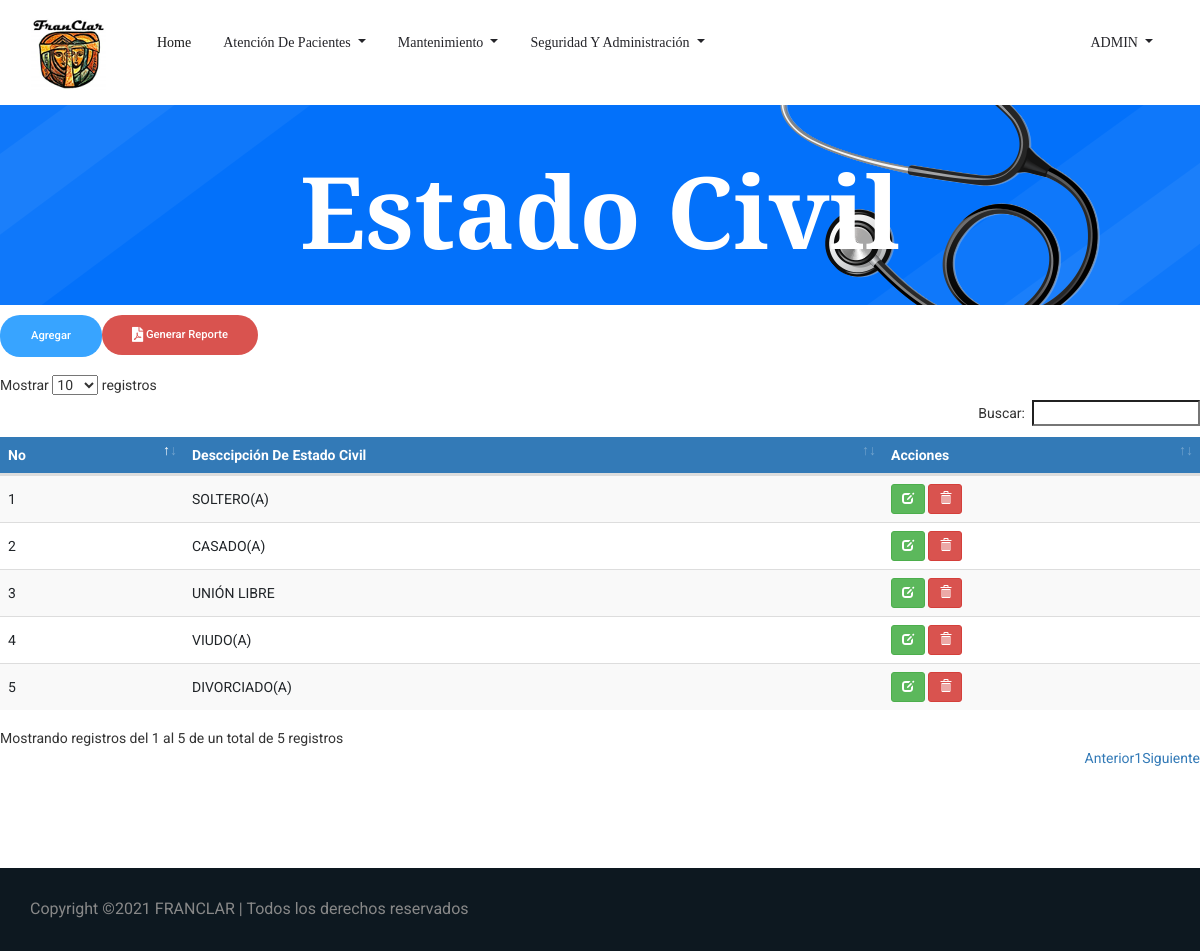
The page /Estado_Civil.php (signed in) on the database its author committed.
### tables this page shows
CREATE TABLE `tbl_estado_civil` (
  `ID_Est_Civil` int(3) NOT NULL,
  `Descripcion_est_civil` varchar(15) NOT NULL
);

### Estado_Civil.php (the view, shortened to what this page needs)
<!doctype html>
<html lang="es">
<?php
include 'head.php'
?>
<body>
    <?php
    include 'header.php';
    ?>
    <section class="breadcrumb_part breadcrumb_bg">
        <div class="container">
            <div class="row">
                <div class="col-lg-12">
                    <div class="breadcrumb_iner">
                        <div class="breadcrumb_iner_item">
                            <h2>Estado Civil</h2>
                        </div>
                    </div>
                </div>
            </div>
        </div>
    </section>
	 <?php
	  $rolUsuario=$_SESSION['ID_Rol'];
	 $sql=("SELECT * FROM tbl_permisos WHERE id_objeto=12 AND id_rol=$rolUsuario");
		$query=mysqli_query($con,$sql);
		if(mysqli_num_rows($query)>0){
			$row = mysqli_fetch_assoc($query);
			$permiso= $row['permiso_insertar'];
			$permiso_eliminar= $row['permiso_eliminar'];
			$permiso_actualizar=$row['permiso_actualizar'];
		}if ($permiso==0){
		 echo '<div class="alert alert-danger alert-dismissable"><button type="button" class="close" data-dismiss="alert" aria-hidden="true">&times;</button>"usuario no tiene permisos para agregar nuevo"</div>';
		}else{?>
		<form class="form-inline my-2 my-lg-0 float-left">
			<a href="agregarEstado_Civil.php" class="genric-btn info circle">Agregar</a>
		</form>
		<form class="form-inline my-2 my-lg-0 float-left">
			<a class="genric-btn btn-danger circle" onclick="pdfDinamico(this)" id="pdf_estado_civil" href="#">
			<i class="fas fa-file-pdf fa-lg"> </i> Generar Reporte</a>
    	</form>
	   <br>
		<br>
		<br>
		<?php } ?>
		<div class="table-responsive">
			<table id="datatableUsuarios" class="table table-striped table-hover">
				<thead>
					<tr>
						<th>No</th>
						<th>Desccipción De Estado Civil</th>
						<th>Acciones</th>
					</tr>
				</thead>
				<tbody>
				<?php
				$sql = mysqli_query($con, "SELECT * FROM tbl_estado_civil");
				if(mysqli_num_rows($sql) == 0){
					echo '<tr><td colspan="8">No hay datos.</td></tr>';
				}else{
					while($row = mysqli_fetch_assoc($sql)){
						($permiso_eliminar==1)?$boton='<a href="Estado_Civil.php?aksi=delete&nik='.$row['ID_Est_Civil'].'" title="Eliminar" onclick="return confirm(\'¿Está seguro de borrar los datos del Estado Civil '.$row['Descripcion_est_civil'].'?\')" class="btn btn-danger btn-sm"><span class="glyphicon glyphicon-trash" aria-hidden="true"></span></a>':$boton='<a  title="Eliminar"  onClick="permiso()" class="btn btn-warning btn-sm"><span class="glyphicon glyphicon-trash" aria-hidden="true"></span></a>';
						($permiso_actualizar==1)?$boton2='<a href="EditarEstado_Civil.php?nik='.$row['ID_Est_Civil'].'" title="Editar datos" class="btn btn-success btn-sm"><span class="glyphicon glyphicon-edit" aria-hidden="true"></span></a>':$boton2='<a  title="Editar datos" onClick="permiso()" class="btn btn-warning btn-sm"><span class="glyphicon glyphicon-edit" aria-hidden="true"></span></a>';
						echo '
						<tr>
                            <td>'.$row['ID_Est_Civil'].'</td>
							<td>'.$row['Descripcion_est_civil'].'</td>
							<td>'.$boton2.' '.$boton.'</td>
						</tr>
						';
					}
				}
				?>
			</tbody>
			</table>
		 </div>
		 <br><br><br><br><br>
    <?php
        include 'Copyright.php'
    ?>
</body>
</html>

### css/main.css (style rules this page uses)
table th { background-color: #337ab7 !important; color: white; }
table>tbody>tr>td { vertical-align: middle !important; }

### rows shown on the page
tbl_estado_civil: ID_Est_Civil "1", Descripcion_est_civil "SOLTERO(A)"
tbl_estado_civil: ID_Est_Civil "2", Descripcion_est_civil "CASADO(A)"
tbl_estado_civil: ID_Est_Civil "3", Descripcion_est_civil "UNIÓN LIBRE"
tbl_estado_civil: ID_Est_Civil "4", Descripcion_est_civil "VIUDO(A)"
tbl_estado_civil: ID_Est_Civil "5", Descripcion_est_civil "DIVORCIADO(A)"

### other values the page prints
$usuario "ADMIN"
